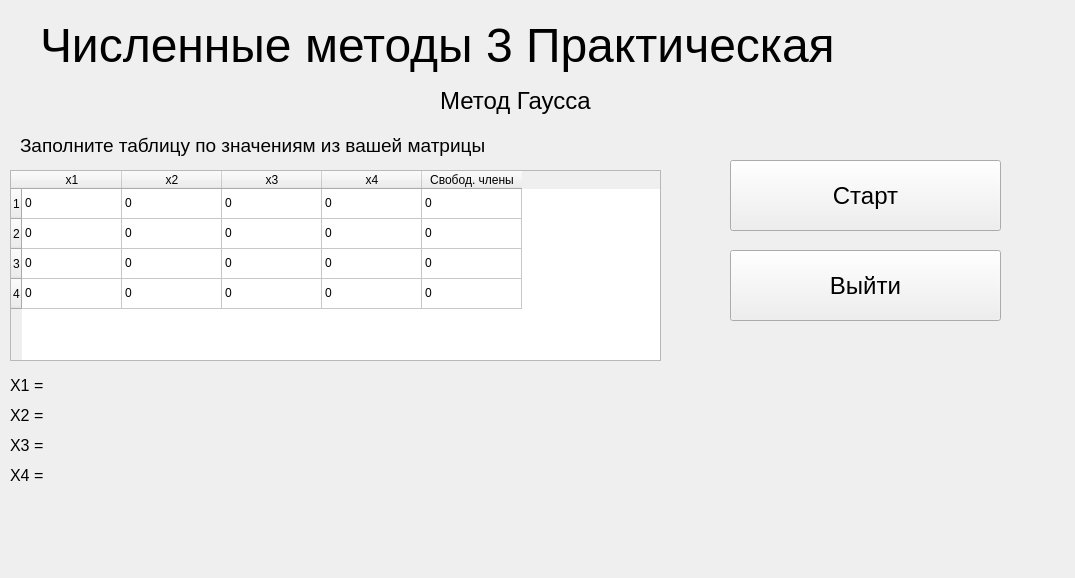
<?xml version="1.0" encoding="UTF-8"?>
<ui version="4.0">
 <class>MainWindow</class>
 <widget class="QMainWindow" name="MainWindow">
  <property name="geometry">
   <rect>
    <x>0</x>
    <y>0</y>
    <width>1075</width>
    <height>578</height>
   </rect>
  </property>
  <property name="windowTitle">
   <string>MainWindow</string>
  </property>
  <widget class="QWidget" name="centralwidget">
   <widget class="QLabel" name="label">
    <property name="geometry">
     <rect>
      <x>40</x>
      <y>0</y>
      <width>991</width>
      <height>91</height>
     </rect>
    </property>
    <property name="font">
     <font>
      <pointsize>36</pointsize>
     </font>
    </property>
    <property name="text">
     <string>Численные методы 3 Практическая</string>
    </property>
   </widget>
   <widget class="QLabel" name="label_2">
    <property name="geometry">
     <rect>
      <x>440</x>
      <y>80</y>
      <width>191</width>
      <height>41</height>
     </rect>
    </property>
    <property name="font">
     <font>
      <pointsize>18</pointsize>
     </font>
    </property>
    <property name="text">
     <string>Метод Гаусса</string>
    </property>
   </widget>
   <widget class="QTableWidget" name="tableWidget">
    <property name="geometry">
     <rect>
      <x>10</x>
      <y>170</y>
      <width>651</width>
      <height>191</height>
     </rect>
    </property>
    <property name="rowCount">
     <number>4</number>
    </property>
    <property name="columnCount">
     <number>5</number>
    </property>
    <row/>
    <row/>
    <row/>
    <row/>
    <column>
     <property name="text">
      <string>x1</string>
     </property>
    </column>
    <column>
     <property name="text">
      <string>x2</string>
     </property>
    </column>
    <column>
     <property name="text">
      <string>x3</string>
     </property>
    </column>
    <column>
     <property name="text">
      <string>x4</string>
     </property>
    </column>
    <column>
     <property name="text">
      <string>Свобод. члены</string>
     </property>
    </column>
    <item row="0" column="0">
     <property name="text">
      <string>0</string>
     </property>
    </item>
    <item row="0" column="1">
     <property name="text">
      <string>0</string>
     </property>
    </item>
    <item row="0" column="2">
     <property name="text">
      <string>0</string>
     </property>
    </item>
    <item row="0" column="3">
     <property name="text">
      <string>0</string>
     </property>
    </item>
    <item row="0" column="4">
     <property name="text">
      <string>0</string>
     </property>
    </item>
    <item row="1" column="0">
     <property name="text">
      <string>0</string>
     </property>
    </item>
    <item row="1" column="1">
     <property name="text">
      <string>0</string>
     </property>
    </item>
    <item row="1" column="2">
     <property name="text">
      <string>0</string>
     </property>
    </item>
    <item row="1" column="3">
     <property name="text">
      <string>0</string>
     </property>
    </item>
    <item row="1" column="4">
     <property name="text">
      <string>0</string>
     </property>
    </item>
    <item row="2" column="0">
     <property name="text">
      <string>0</string>
     </property>
    </item>
    <item row="2" column="1">
     <property name="text">
      <string>0</string>
     </property>
    </item>
    <item row="2" column="2">
     <property name="text">
      <string>0</string>
     </property>
    </item>
    <item row="2" column="3">
     <property name="text">
      <string>0</string>
     </property>
    </item>
    <item row="2" column="4">
     <property name="text">
      <string>0</string>
     </property>
    </item>
    <item row="3" column="0">
     <property name="text">
      <string>0</string>
     </property>
    </item>
    <item row="3" column="1">
     <property name="text">
      <string>0</string>
     </property>
    </item>
    <item row="3" column="2">
     <property name="text">
      <string>0</string>
     </property>
    </item>
    <item row="3" column="3">
     <property name="text">
      <string>0</string>
     </property>
    </item>
    <item row="3" column="4">
     <property name="text">
      <string>0</string>
     </property>
    </item>
   </widget>
   <widget class="QLabel" name="label_3">
    <property name="geometry">
     <rect>
      <x>20</x>
      <y>130</y>
      <width>581</width>
      <height>31</height>
     </rect>
    </property>
    <property name="font">
     <font>
      <pointsize>14</pointsize>
     </font>
    </property>
    <property name="text">
     <string>Заполните таблицу по значениям из вашей матрицы</string>
    </property>
   </widget>
   <widget class="QLabel" name="label_x1">
    <property name="geometry">
     <rect>
      <x>10</x>
      <y>370</y>
      <width>181</width>
      <height>31</height>
     </rect>
    </property>
    <property name="font">
     <font>
      <pointsize>12</pointsize>
     </font>
    </property>
    <property name="text">
     <string>Х1 = </string>
    </property>
   </widget>
   <widget class="QLabel" name="label_x2">
    <property name="geometry">
     <rect>
      <x>10</x>
      <y>400</y>
      <width>181</width>
      <height>31</height>
     </rect>
    </property>
    <property name="font">
     <font>
      <pointsize>12</pointsize>
     </font>
    </property>
    <property name="text">
     <string>Х2 = </string>
    </property>
   </widget>
   <widget class="QLabel" name="label_x3">
    <property name="geometry">
     <rect>
      <x>10</x>
      <y>430</y>
      <width>191</width>
      <height>31</height>
     </rect>
    </property>
    <property name="font">
     <font>
      <pointsize>12</pointsize>
     </font>
    </property>
    <property name="text">
     <string>Х3 = </string>
    </property>
   </widget>
   <widget class="QLabel" name="label_x4">
    <property name="geometry">
     <rect>
      <x>10</x>
      <y>460</y>
      <width>151</width>
      <height>31</height>
     </rect>
    </property>
    <property name="font">
     <font>
      <pointsize>12</pointsize>
     </font>
    </property>
    <property name="text">
     <string>Х4 = </string>
    </property>
   </widget>
   <widget class="QPushButton" name="btn_start">
    <property name="geometry">
     <rect>
      <x>730</x>
      <y>160</y>
      <width>271</width>
      <height>71</height>
     </rect>
    </property>
    <property name="font">
     <font>
      <pointsize>18</pointsize>
     </font>
    </property>
    <property name="text">
     <string>Старт</string>
    </property>
   </widget>
   <widget class="QPushButton" name="btn_end">
    <property name="geometry">
     <rect>
      <x>730</x>
      <y>250</y>
      <width>271</width>
      <height>71</height>
     </rect>
    </property>
    <property name="font">
     <font>
      <pointsize>18</pointsize>
     </font>
    </property>
    <property name="text">
     <string>Выйти</string>
    </property>
   </widget>
  </widget>
 </widget>
 <resources/>
 <connections/>
</ui>
